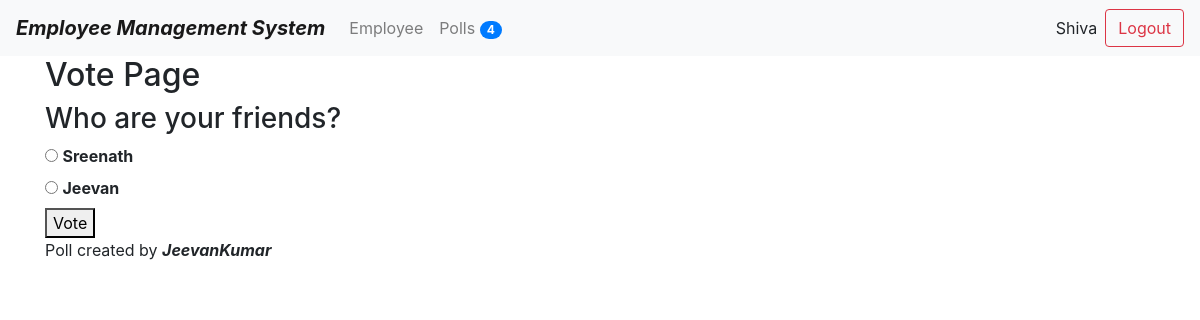
Screenshot of /polls/5/ (signed in) with the database file from the repository.
### poll/models.py (models this page shows, shortened)
class Question(models.Model):
	title=models.TextField(null=True,blank=True)
	status=models.CharField(default='inactive',max_length=10)
	created_by=models.ForeignKey(User,null=True,blank=True,on_delete=models.CASCADE)
	start_date=models.DateTimeField(null=True,blank=True)
	end_date=models.DateTimeField(null=True,blank=True)
	created_at=models.DateTimeField(auto_now_add=True)
	modifid_at=models.DateTimeField(auto_now=True)
	@property
	def choices(self):
		return self.choice_set.all()

class Choice(models.Model):
	question=models.ForeignKey(Question,on_delete=models.CASCADE)
	text=models.TextField(null=True,blank=True)
	created_at=models.DateTimeField(auto_now_add=True)
	modifid_at=models.DateTimeField(auto_now=True)

### poll/views.py (the view, shortened to what this page needs)
# urls.py: path('polls/',include('poll.urls')),
@login_required(login_url='/login/')
def poll(request,id=None):
	if request.method == 'GET':
		context={}
		try:
			questions=Question.objects.get(id=id)
		except:
			raise Http404
		context['questions']=questions
		return render(request,'polls/poll.html',context)

### poll/context_processors.py (called while the page is built)
def polls_count(request):
	count=Question.objects.count()
	return {"polls_count":count}

### ems/templates/polls/poll.html
{% extends 'base.html' %}
{% block content%}
	<h2>Vote Page</h2>
	<h3>{{questions.title}}</h3>
	<form method="POST" action="{% url 'single_poll' questions.id %}">{% csrf_token %}
		{% for choice in questions.choices %}
			<input type="radio" name="answer" value="{{choice.id}}">
			<label><b>{{choice.text}}</b></label>
			<br/>
		{% empty %}
			<p>There is no Choices available</p>
		{% endfor %}
		<button type="submit" value="Vote">Vote</button>
	</form>
	<p>Poll created by  <b><em>{{questions.created_by}}</em></b></p>
{% endblock %}

### ems/templates/header.html (shortened to what this page needs)
<div class="navbar navbar-expand-lg navbar-light bg-light">
    <span class="navbar-brand mb-0 h1"><b><em>Employee Management System</em></b></span>
    <div class="collapse navbar-collapse" id="navbarNav">
        <ul class="navbar-nav">
            <li class="nav-item">
                <a class="nav-link" href="{% url 'employee_list' %}">
                    Employee
                </a>
            </li>
            <li class="nav-item">
                <a class="nav-link" href="{% url 'polls_list' %}">
                    Polls
                    <span class="badge badge-primary badge-pill ">{{polls_count}}</span>
                </a>
            </li>
        </ul>
    </div>
    <form class="form-inline my-2 my-lg-0" method="POST" action="{% url 'user_logout' %}"> {% csrf_token %}
        <span class="mr-sm-2">{{request.user.first_name}}</span>
        <input type="submit" class="btn btn-outline-danger my-2 my-sm-0" value="Logout" >
    </form>
</div>

### rows the page displays
Question: title "Who are your friends?", created_by "JeevanKumar"
Choice: text "Sreenath"
Choice: text "Jeevan"

### other values shown
{{ polls_count }} "4"
{{ request.user.first_name }} "Shiva"
